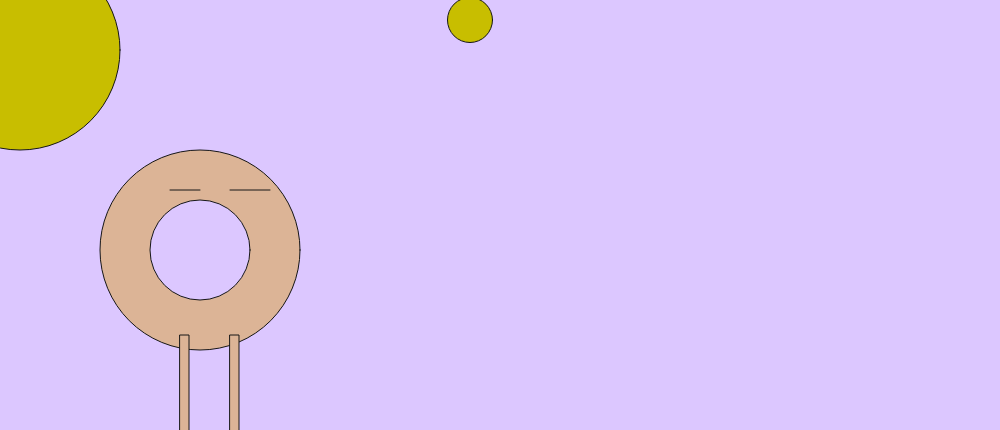
Frame 1 (no input)
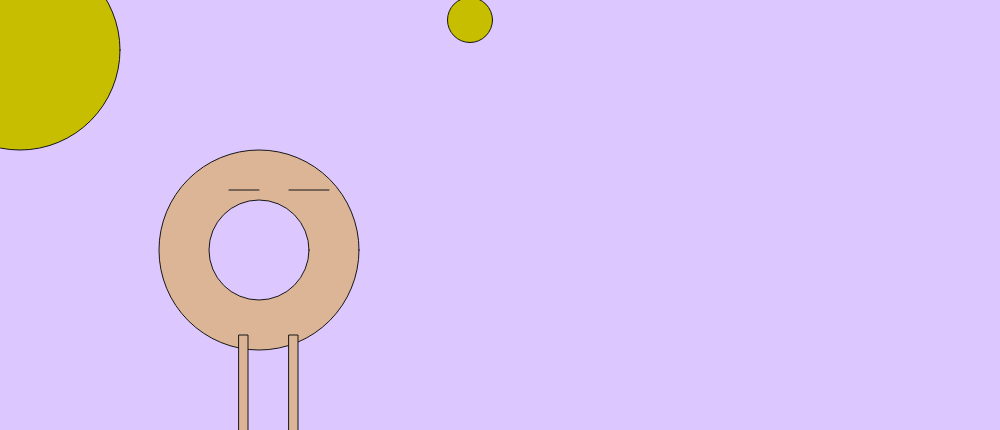
Frame 60 (no input)
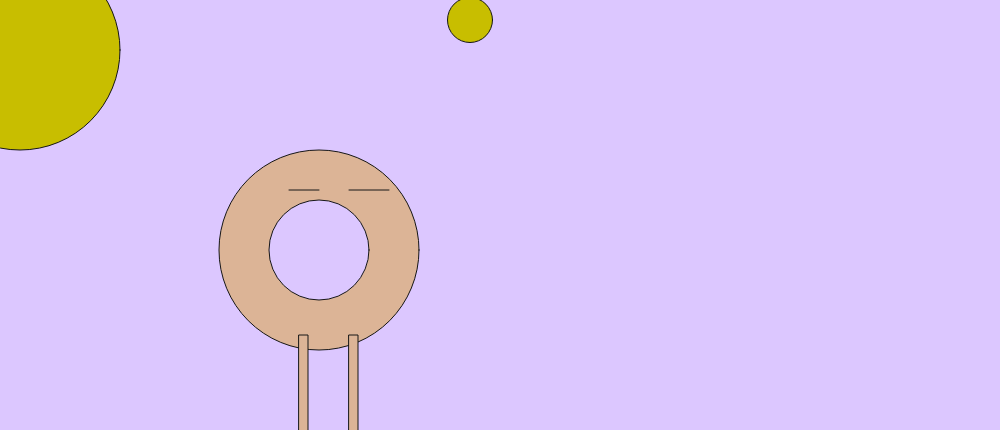
Frame 120 (the mouse pressed at the canvas centre since frame 60)

The p5.js sketch that drew these frames (run headless with seeded random() and noise() and a simulated clock; from frame 60 on, the mouse is pressed at the canvas centre):

// p5.js sketch
// ── sketch.js
var offset = 0;
var ball1 = 0
function setup() {
  createCanvas(1000, 430);
}

function draw() {
  stroke(22, 22, 22);
  background(220, 199, 255);
  if (offset > 1000) {
    background(0, 0, 255);
  }

  
  //face
  fill(220, 180, 150);
  ellipse(200+offset, 250, 200);
  
  
  //hole
  fill(220, 199, 255);
  ellipse(200+offset, 250, 100);
  if(offset>1000){
    
    fill(0,0,255)
  }
  
    
    //legs
  fill(220, 180, 150);
  rect(230+offset, 335, 9, 100);
  rect(180+offset, 335, 9, 100);

  // sun
  fill(200, 190, 0);
  ellipse(20,50,200,200);
  
  
//eyes
  line(200+offset, 190, 170+offset, 190);
  line(270+offset, 190, 230+offset, 190);
  
  //killingball
  ellipse(470,20,45,45)
  
  
  offset = offset + 1;
  if (offset > 940) {
    offset = 0;
  }
  
  
  
  
  
  
}
